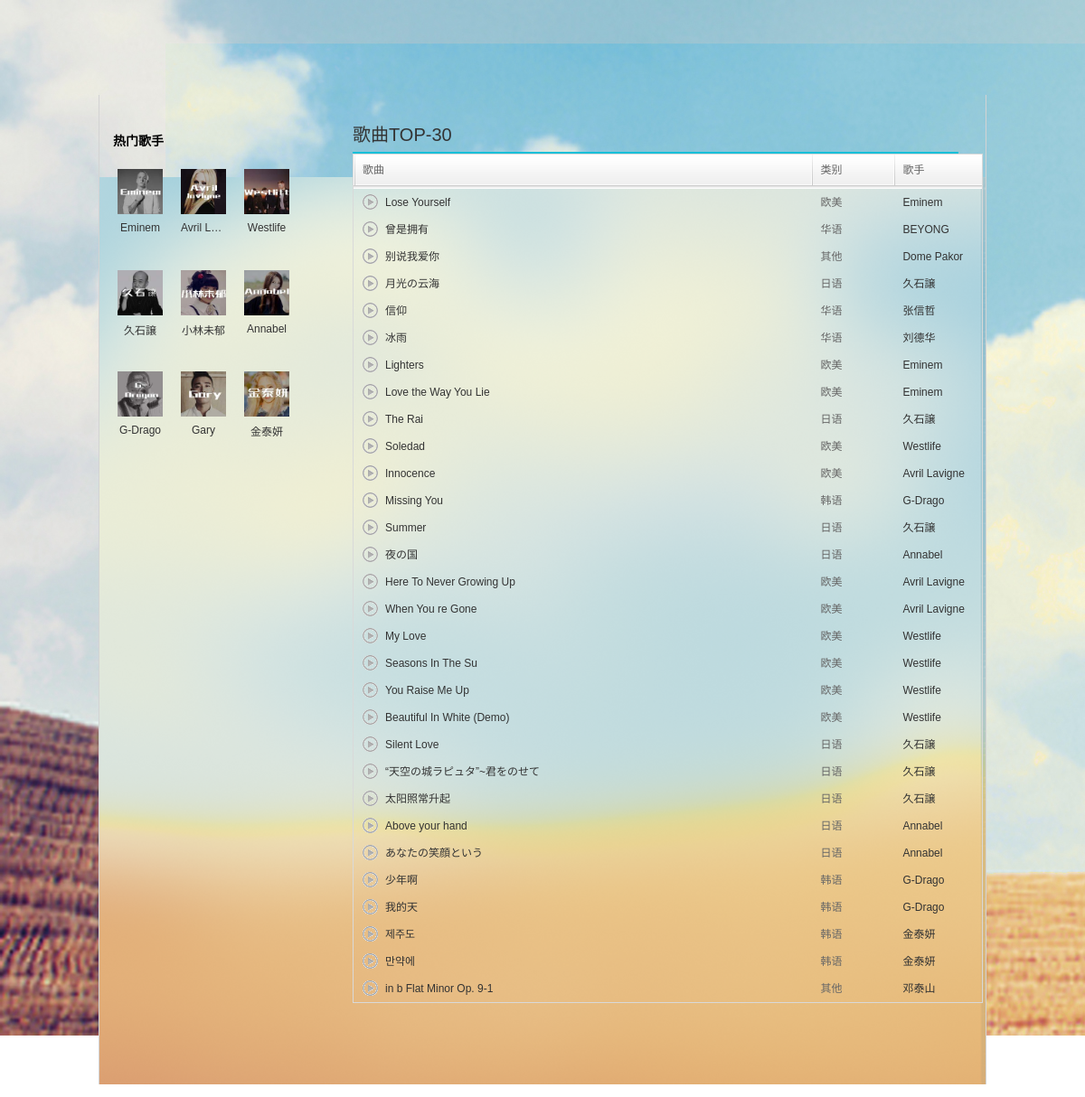
The page /toplist on the database its author committed.
### app/models.py (models this page shows)
class Artist(db.Model):
    __tablename__ = 'artist'
    id = db.Column(db.Integer,primary_key=True)
    artistName = db.Column(db.String(100))   # 歌手的名字
    style = db.Column(db.Integer)            # 歌手的类型
    imgURL = db.Column(db.String(100))       # 歌手头像地址
    isHot = db.Column(db.Boolean)            # 是否热门

class Song(db.Model):
    __tablename__ = 'song'
    id = db.Column(db.Integer,primary_key=True)
    songName = db.Column(db.String(100)) # 歌曲的名字
    singer = db.Column(db.String(100))   # 歌手
    fileURL = db.Column(db.String(100))  # 歌曲的路径
    hits = db.Column(db.Integer,default=0) # 歌曲的点击量
    style = db.Column(db.Integer)         # 歌曲类型 0:全部  1:华语  2:欧美  3:日语  4:韩语  5:其他
    collects = db.relationship('Collect',backref='song')

### app/home/views.py (the view)
@home.route('/toplist')
def toplist():
    top_song = Song.query.order_by(Song.hits.desc()).limit(30).all()
    hot_artist = Artist.query.filter_by(isHot=1).limit(9).all()
    print(toplist)
    return render_template('home/toplist.html',top_song=top_song,hot_artist=hot_artist)

### app/templates/home/toplist.html (shortened to what this page needs)
<!DOCTYPE html>
<html>
<head>
    <link href="{{ url_for('static',filename='css/pt_discover_index.css')}}" type="text/css" rel="stylesheet">
    <link href="{{ url_for('static',filename='css/pt_frame.css')}}" type="text/css" rel="stylesheet">
</head>
	<body id="auto-id-GSM4aHykyxAiXHiX" style="background: url('../../static/image/bg.jpg') no-repeat">
		<div data-module="discover" data-sub="toplist" id="g_top" class="m-top">
		</div>
		<div id="g_nav" class="m-subnav">
		</div>
		<div id="toplist" class="g-bd3 g-bd3-1 f-cb">
			<div class="g-sd3 g-sd3-1">
				<div class="n-minelst n-minelst-2">
					<h2 class="f-ff1">
						热门歌手
					</h2>
					<ul class="m-hdlist f-cb" style="margin:0px">
                        {% for artist in hot_artist %}
						<li data-res-id="9621" data-res-type="2" data-res-action="log"
							data-res-data="recommendclick|0||artist-artist-recommend|10559">
							<div class="hd">
								<a href="{{url_for('home.artist',id=artist.id)}}" > <img
										src="static/images/artist/{{artist.imgURL}}">
								</a>
							</div>
							<p>
								<a href="{{url_for('home.artist',id=artist.id)}}"
									class="nm nm-icn f-ib f-thide">{{artist.artistName}}</a>
							</p>
						</li>
                        {% endfor %}
					</ul>
				</div>
			</div>
			<div class="g-mn3" style="margin-top: 30px">
				<div class="g-mn3c">
					<div class="g-wrap12">
						<div class="u-title u-title-1 f-cb">
							<h3>
								<span class="f-ff2">歌曲TOP-30</span>
							</h3>
						</div>
						<div id="song-list-pre-cache" data-key="song_toplist-19723756"
							data-simple="0">
							<div id="auto-id-VEd67rpf74DVML8f">
								<div class="j-flag" id="auto-id-o5oRUwylt22S4fpC">
									<table class="m-table m-table-rank">
										<thead>
											<tr>
												<th>
													<div class="wp">
														歌曲
													</div>
												</th>
												<th class="w2-1">
													<div class="wp">
														类别
													</div>
												</th>
												<th class="w3">
													<div class="wp">
														歌手
													</div>
												</th>
											</tr>
										</thead>
										<tbody>
                                            {% for song in top_song %}
											<tr class=" ">
												<td class="">
													<div class="f-cb">
														<div class="tt">
															<span
																onclick='playA("{{song.songName|safe}}","{{song.id}}");'
																class="ply ">&nbsp;</span>
															<div class="ttc">
																<span class="txt"><b>{{song.songName|safe}} </b> </span>
															</div>
														</div>
													</div>
												</td>
												<td class=" s-fc3">
													<span class="u-dur ">
                                                        {% if song.style == 1 %}
                                                        华语
                                                        {% elif song.style == 2%}
                                                        欧美
                                                        {% elif song.style == 3%}
                                                        日语
                                                        {% elif song.style == 4%}
                                                        韩语
                                                        {% elif song.style == 5%}
                                                        其他
                                                        {% endif %}
                                                    </span>
												</td>
												<td class="">
													<div class="text">
														<span>{{song.singer}} </span>
													</div>
												</td>
											</tr>
                                            {% endfor %}
										</tbody>
									</table>
								</div>
							</div>
						</div>
					</div>
				</div>
			</div>
		</div>
	</body>
</html>

### app/static/css/pt_frame.css (style rules this page uses)
body { *zoom: 1; min-width: 982px; background: #f5f5f5; }
html { overflow: scroll; overflow-x: auto; }
.g-bd, .g-bd1, .g-bd2, .g-bd3, .g-bd4, .g-bd5, .g-bd6, .g-bd7 { width: 980px; min-height: 700px; _height: 700px; margin: 0 auto; background-color: #fff; border: 1px solid #d3d3d3; border-width: 0 1px; }
.g-bd3-1 { min-height: 700px; }
.g-bd3 { background: url(../image/bg-middle.png) no-repeat 100% 100%; }
.g-sd3 { float: left; width: 240px; position: fixed; _position: absolute; }
.g-sd3-1 { position: static; }
.g-mn3 { height: 100%; float: right; width: 740px; padding-bottom: 50px; }
.g-wrap12 { padding: 0 30px 40px 40px; }
.n-minelst h2 { padding: 0 10px 12px 15px; font-size: 14px; color: #000 }
.n-minelst ul * { cursor: pointer; vertical-align: middle; }
.n-minelst li { position: relative; zoom: 1; padding: 6px 0 6px 20px; }
.n-minelst-2 { margin-top: 40px; }
.n-minelst-2 li { padding: 10px 0 10px 20px; }

### rows shown on the page
Artist: imgURL (picture), artistName "Eminem"
Artist: imgURL (picture), artistName "Avril L…"
Artist: imgURL (picture), artistName "Westlife"
Artist: imgURL (picture), artistName "久石譲"
Artist: imgURL (picture), artistName "小林未郁"
Artist: imgURL (picture), artistName "Annabel"
Artist: imgURL (picture), artistName "G-Drago"
Artist: imgURL (picture), artistName "Gary"
Artist: imgURL (picture), artistName "金泰妍"
Song: songName "Lose Yourself", style "欧美", singer "Eminem"
Song: songName "曾是拥有", style "华语", singer "BEYONG"
Song: songName "别说我爱你", style "其他", singer "Dome Pakor"
Song: songName "月光の云海", style "日语", singer "久石譲"
Song: songName "信仰", style "华语", singer "张信哲"
Song: songName "冰雨", style "华语", singer "刘德华"
Song: songName "Lighters", style "欧美", singer "Eminem"
Song: songName "Love the Way You Lie", style "欧美", singer "Eminem"
Song: songName "The Rai", style "日语", singer "久石譲"
Song: songName "Soledad", style "欧美", singer "Westlife"
Song: songName "Innocence", style "欧美", singer "Avril Lavigne"
Song: songName "Missing You", style "韩语", singer "G-Drago"
Song: songName "Summer", style "日语", singer "久石譲"
Song: songName "夜の国", style "日语", singer "Annabel"
Song: songName "Here To Never Growing Up", style "欧美", singer "Avril Lavigne"
Song: songName "When You re Gone", style "欧美", singer "Avril Lavigne"
Song: songName "My Love", style "欧美", singer "Westlife"
Song: songName "Seasons In The Su", style "欧美", singer "Westlife"
Song: songName "You Raise Me Up", style "欧美", singer "Westlife"
Song: songName "Beautiful In White (Demo)", style "欧美", singer "Westlife"
Song: songName "Silent Love", style "日语", singer "久石譲"
Song: songName "“天空の城ラピュタ”~君をのせて", style "日语", singer "久石譲"
Song: songName "太阳照常升起", style "日语", singer "久石譲"
Song: songName "Above your hand", style "日语", singer "Annabel"
Song: songName "あなたの笑顔という", style "日语", singer "Annabel"
Song: songName "少年啊", style "韩语", singer "G-Drago"
Song: songName "我的天", style "韩语", singer "G-Drago"
Song: songName "제주도", style "韩语", singer "金泰妍"
Song: songName "만약에", style "韩语", singer "金泰妍"
Song: songName "in b Flat Minor Op. 9-1", style "其他", singer "邓泰山"
